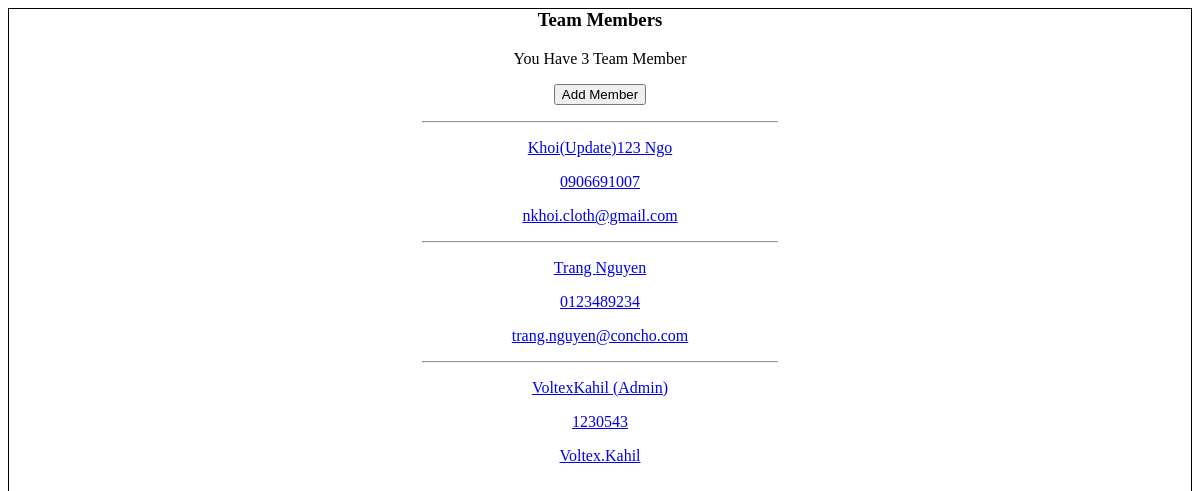
Before: / with the older database file.
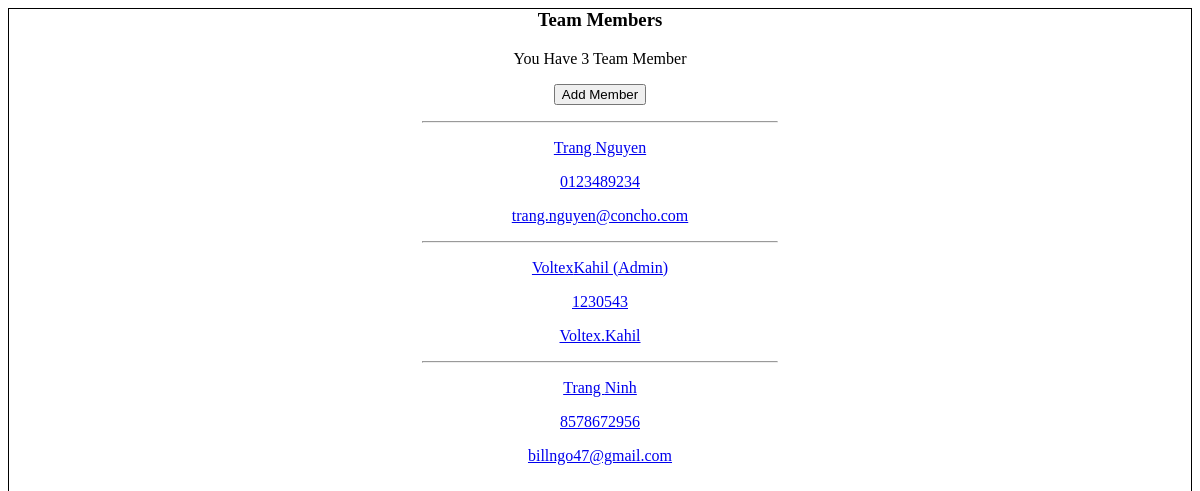
After: the same page with the newer database file.
### dashboard/models.py (models this page shows, shortened)
class Member(models.Model):
    FirstName = models.CharField(max_length=100)
    LastName = models.CharField(max_length=100, default=None)
    Email = models.CharField(max_length=200, default= None)
    PhoneNumber = models.CharField(unique=True, max_length=200, default=None)
    admin = models.BooleanField(default=False)

### dashboard/views.py (the view)
# urls.py: path('', views.index, name="list"),
def index(request):
    members =  Member.objects.all()
    context = {'members': members}
    return render(request, "dashboard/listpage.html", context)

### dashboard/templates/dashboard/listpage.html (shortened to what this page needs)
<body style="background-color:#FFFFFF">
<h3> Team Members </h3>
<p> You Have {{members.count}} Team Member </p>
<form class='button' action="{% url 'add_member'%}">
    <input type="submit" value="Add Member" />
</form>
{% for member in members%}
    <div>
        <hr style="width:30%">
        <div class"member">
            <a href = "{% url 'edit_member' member.id %}">
            {% if member.admin%}
                <p>{{member.FirstName}}{{member.LastName}} (Admin)</p>
                <p>{{member.PhoneNumber}}</p>
                <p>{{member.Email}}</p>
            {% else%}
                <p>{{member.FirstName}} {{member.LastName}} </p>
                <p>{{member.PhoneNumber}}</p>
                <p>{{member.Email}}</p>
            {% endif%}
            </a>
        </div>
    </div>
{% endfor %}
</body>

### dashboard/templates/dashboard/listpage.html (style rules this page uses)
* { text-align: center; }
body { border-width:1px; border-style:solid; border-color:#000000 }

Changed rows visible on the page:
removed Member: FirstName "Khoi(Update)123", LastName "Ngo", PhoneNumber "0906691007", Email "nkhoi.cloth@gmail.com"
added Member: FirstName "Trang", LastName "Ninh", PhoneNumber "8578672956", Email "billngo47@gmail.com"
